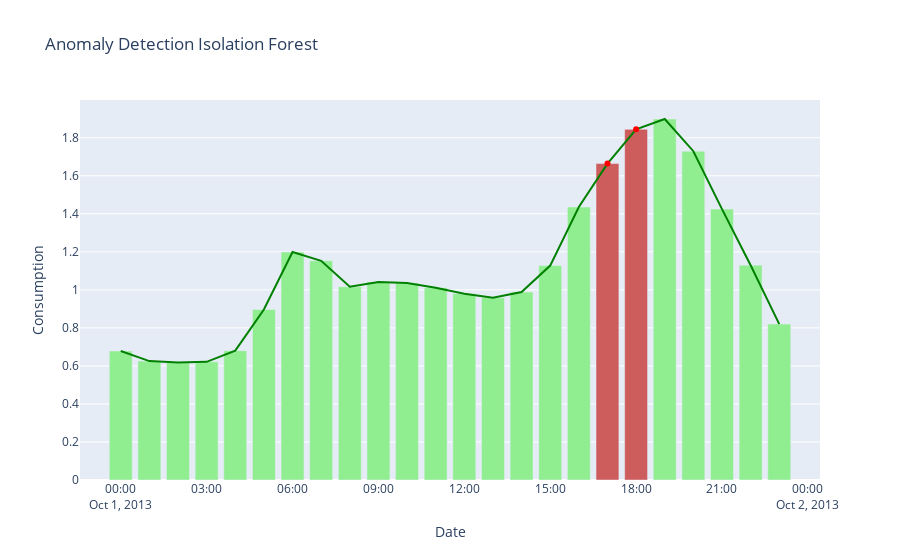

Here is the notebook cell this chart was saved with:
### Code cell
pos_anomalies = list(summary_pred[summary_pred['anomaly_pred'].notnull()].index)
pos_anomalies = [x.hour for x in pos_anomalies]
colors = ['lightgreen'] * len(summary_pred)
for x in pos_anomalies:
    colors[x] = 'indianred'

fig = go.Figure()
fig.add_trace(go.Bar(x=summary_pred.index, y=summary_pred['value'], marker_color=colors, showlegend=False))
fig.add_trace(go.Scatter(x=summary_pred.index, y=summary_pred['value'], 
                         mode='lines', marker=dict(color='green'), showlegend=False))
fig.add_trace(go.Scatter(x=summary_pred.index, y=summary_pred['anomaly_pred'], 
                         mode='markers', marker=dict(color='red'), showlegend=False))
fig.update_layout(title='Anomaly Detection Isolation Forest', yaxis_title='Consumption', xaxis_title='Date')
fig.show()

### Figure 1 — Plotly figure (JSON) as saved in the notebook; plotly's stock layout.template omitted (floating-point values rounded to 4 significant figures)
{"data": [{"marker": {"color": ["lightgreen", "lightgreen", "lightgreen", "lightgreen", "lightgreen", "lightgreen", "lightgreen", "lightgreen", "lightgreen", "lightgreen", "lightgreen", "lightgreen", "lightgreen", "lightgreen", "lightgreen", "lightgreen", "lightgreen", "indianred", "indianred", "lightgreen", "lightgreen", "lightgreen", "lightgreen", "lightgreen"]}, "showlegend": false, "type": "bar", "x": ["2013-10-01T00:00:00", "2013-10-01T01:00:00", "2013-10-01T02:00:00", "2013-10-01T03:00:00", "2013-10-01T04:00:00", "2013-10-01T05:00:00", "2013-10-01T06:00:00", "2013-10-01T07:00:00", "2013-10-01T08:00:00", "2013-10-01T09:00:00", "2013-10-01T10:00:00", "2013-10-01T11:00:00", "2013-10-01T12:00:00", "2013-10-01T13:00:00", "2013-10-01T14:00:00", "2013-10-01T15:00:00", "2013-10-01T16:00:00", "2013-10-01T17:00:00", "2013-10-01T18:00:00", "2013-10-01T19:00:00", "2013-10-01T20:00:00", "2013-10-01T21:00:00", "2013-10-01T22:00:00", "2013-10-01T23:00:00"], "y": [0.6782, 0.6255, 0.6175, 0.6214, 0.6801, 0.8968, 1.199, 1.153, 1.016, 1.041, 1.036, 1.011, 0.98, 0.9583, 0.9885, 1.128, 1.436, 1.664, 1.844, 1.899, 1.729, 1.425, 1.13, 0.8201]}, {"marker": {"color": "green"}, "mode": "lines", "showlegend": false, "type": "scatter", "x": ["2013-10-01T00:00:00", "2013-10-01T01:00:00", "2013-10-01T02:00:00", "2013-10-01T03:00:00", "2013-10-01T04:00:00", "2013-10-01T05:00:00", "2013-10-01T06:00:00", "2013-10-01T07:00:00", "2013-10-01T08:00:00", "2013-10-01T09:00:00", "2013-10-01T10:00:00", "2013-10-01T11:00:00", "2013-10-01T12:00:00", "2013-10-01T13:00:00", "2013-10-01T14:00:00", "2013-10-01T15:00:00", "2013-10-01T16:00:00", "2013-10-01T17:00:00", "2013-10-01T18:00:00", "2013-10-01T19:00:00", "2013-10-01T20:00:00", "2013-10-01T21:00:00", "2013-10-01T22:00:00", "2013-10-01T23:00:00"], "y": [0.6782, 0.6255, 0.6175, 0.6214, 0.6801, 0.8968, 1.199, 1.153, 1.016, 1.041, 1.036, 1.011, 0.98, 0.9583, 0.9885, 1.128, 1.436, 1.664, 1.844, 1.899, 1.729, 1.425, 1.13, 0.8201]}, {"marker": {"color": "red"}, "mode": "markers", "showlegend": false, "type": "scatter", "x": ["2013-10-01T00:00:00", "2013-10-01T01:00:00", "2013-10-01T02:00:00", "2013-10-01T03:00:00", "2013-10-01T04:00:00", "2013-10-01T05:00:00", "2013-10-01T06:00:00", "2013-10-01T07:00:00", "2013-10-01T08:00:00", "2013-10-01T09:00:00", "2013-10-01T10:00:00", "2013-10-01T11:00:00", "2013-10-01T12:00:00", "2013-10-01T13:00:00", "2013-10-01T14:00:00", "2013-10-01T15:00:00", "2013-10-01T16:00:00", "2013-10-01T17:00:00", "2013-10-01T18:00:00", "2013-10-01T19:00:00", "2013-10-01T20:00:00", "2013-10-01T21:00:00", "2013-10-01T22:00:00", "2013-10-01T23:00:00"], "y": [null, null, null, null, null, null, null, null, null, null, null, null, null, null, null, null, null, 1.664, 1.844, null, null, null, null, null]}], "layout": {"title": {"text": "Anomaly Detection Isolation Forest"}, "xaxis": {"title": {"text": "Date"}}, "yaxis": {"title": {"text": "Consumption"}}}}
